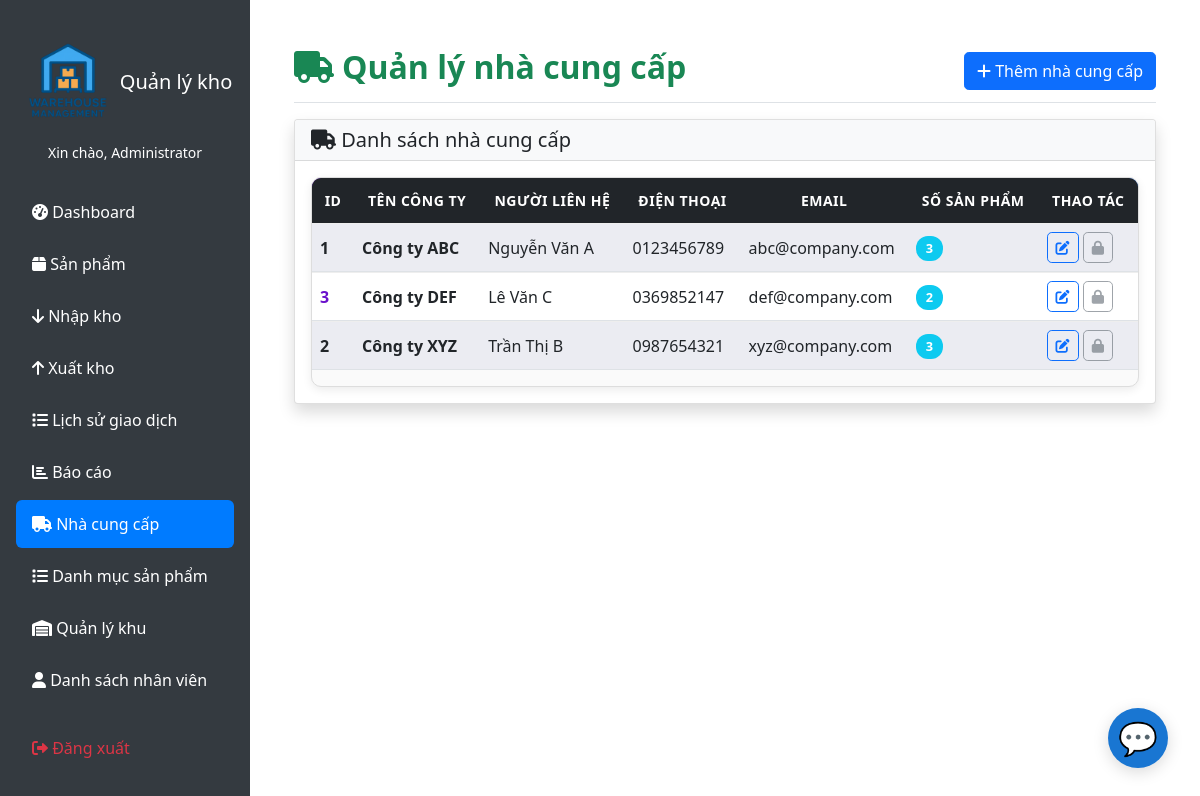
/pages/suppliers.php (signed in), run on the app's committed database.
### tables this page shows
CREATE TABLE `suppliers` (
  `id` int(11) NOT NULL,
  `name` varchar(100) NOT NULL,
  `contact_person` varchar(100) DEFAULT NULL,
  `phone` varchar(20) DEFAULT NULL,
  `email` varchar(100) DEFAULT NULL,
  `address` text DEFAULT NULL,
  `created_at` timestamp NOT NULL DEFAULT current_timestamp()
);

### pages/suppliers.php (the view, shortened to what this page needs)
<?php
    include '../includes/header.php';
    $database = new Database();
    $db = $database->getConnection();
    $query = "SELECT s.*, COUNT(p.id) as product_count
            FROM suppliers s
            LEFT JOIN products p ON s.id = p.supplier_id
            GROUP BY s.id
            ORDER BY s.name";
    $stmt = $db->prepare($query);
    $stmt->execute();
    $suppliers = $stmt->fetchAll(PDO::FETCH_ASSOC);
?>
<div class="d-flex justify-content-between flex-wrap flex-md-nowrap align-items-center pt-3 pb-2 mb-3 border-bottom">
    <h1 class="h2 fw-bold text-success"><i class="fas fa-truck me-2"></i>Quản lý nhà cung cấp</h1>
    <button type="button" class="btn btn-primary rounded-3" data-bs-toggle="modal" data-bs-target="#supplierModal">
        <i class="fas fa-plus"></i> Thêm nhà cung cấp
    </button>
</div>
<div class="card rounded-4 shadow mb-4">
    <div class="card-header bg-light rounded-top-4">
        <h5 class="mb-0"><i class="fas fa-truck"></i> Danh sách nhà cung cấp</h5>
    </div>
    <div class="card-body">
        <div class="table-responsive">
            <table class="table table-striped align-middle">
                <thead class="table-dark">
                    <tr>
                        <th>ID</th>
                        <th>Tên công ty</th>
                        <th>Người liên hệ</th>
                        <th>Điện thoại</th>
                        <th>Email</th>
                        <th>Số sản phẩm</th>
                        <th>Thao tác</th>
                    </tr>
                </thead>
                <tbody>
                    <?php if (empty($suppliers)): ?>
                        <tr>
                            <td colspan="7" class="text-center text-muted">Chưa có nhà cung cấp nào</td>
                        </tr>
                    <?php else: ?>
                        <?php foreach ($suppliers as $supplier): ?>
                        <tr>
                            <td><?php echo $supplier['id']; ?></td>
                            <td><strong><?php echo htmlspecialchars($supplier['name']); ?></strong></td>
                            <td><?php echo htmlspecialchars($supplier['contact_person'] ?? ''); ?></td>
                            <td><?php echo htmlspecialchars($supplier['phone'] ?? ''); ?></td>
                            <td><?php echo htmlspecialchars($supplier['email'] ?? ''); ?></td>
                            <td>
                                <span class="badge bg-info"><?php echo number_format($supplier['product_count']); ?></span>
                            </td>
                            <td>
                                <button type="button" class="btn btn-sm btn-outline-primary rounded-3" onclick="editSupplier(<?php echo htmlspecialchars(json_encode($supplier)); ?>)">
                                    <i class="fas fa-edit"></i>
                                </button>
                                <?php if ($supplier['product_count'] == 0): ?>
                                    <button type="button" class="btn btn-sm btn-outline-danger rounded-3" onclick="deleteSupplier(<?php echo $supplier['id']; ?>)">
                                        <i class="fas fa-trash"></i>
                                    </button>
                                <?php else: ?>
                                    <button type="button" class="btn btn-sm btn-outline-secondary rounded-3" disabled title="Không thể xóa vì có sản phẩm">
                                        <i class="fas fa-lock"></i>
                                    </button>
                                <?php endif; ?>
                            </td>
                        </tr>
                        <?php endforeach; ?>
                    <?php endif; ?>
                </tbody>
            </table>
        </div>
    </div>
</div>
<?php include 'chat_bot.php'; ?>
<?php include '../includes/footer.php'; ?>

### css/main.css (style rules this page uses)
.table-responsive { border: 1px solid #ddd; border-radius: 10px; overflow: hidden; box-shadow: 0 3px 10px rgba(0,0,0,0.08); background: #fafafa; }
.table { margin-bottom: 0; background-color: #fff; border-collapse: separate; border-spacing: 0; }
.table thead { background: linear-gradient(90deg, #6a11cb, #2575fc); color: #fff; font-size: 14px; text-transform: uppercase; }
.table thead th { border: none; padding: 12px; text-align: center; letter-spacing: 0.5px; }
.table tbody tr { transition: background 0.25s, transform 0.15s; }
.table tbody tr:nth-child(odd) { background-color: #f8f9ff; }
.table tbody tr:nth-child(even) { background-color: #ffffff; }
.table td { vertical-align: middle; padding: 10px; border-top: 1px solid #eee; }
.table td:first-child { font-weight: 600; color: #6a11cb; }
.table .badge { font-size: 0.8rem; padding: 6px 10px; border-radius: 12px; }

### data on the page
suppliers: id "1", name "Công ty ABC", contact_person "Nguyễn Văn A", phone "0123456789", email "abc@company.com", product_count "3"
suppliers: id "3", name "Công ty DEF", contact_person "Lê Văn C", phone "0369852147", email "def@company.com", product_count "2"
suppliers: id "2", name "Công ty XYZ", contact_person "Trần Thị B", phone "0987654321", email "xyz@company.com", product_count "3"

### other printed values
$currentUser['full_name'] "Administrator"
